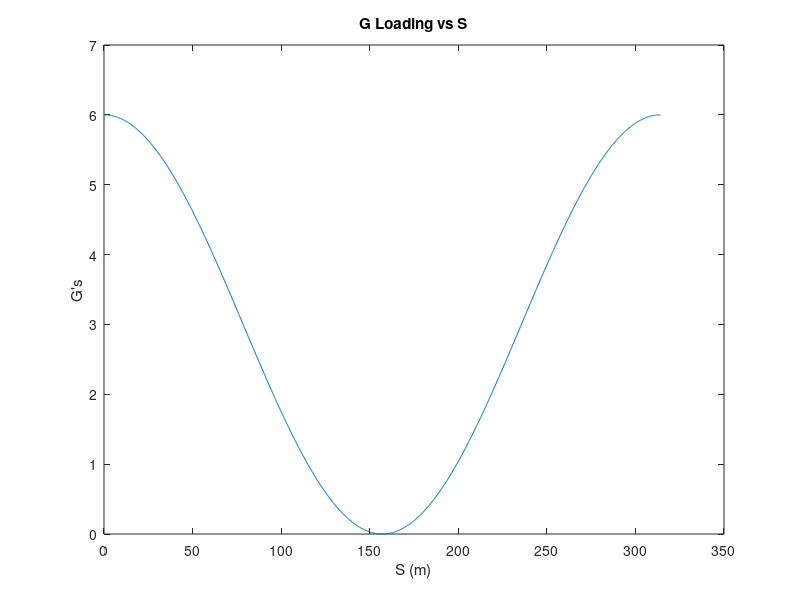
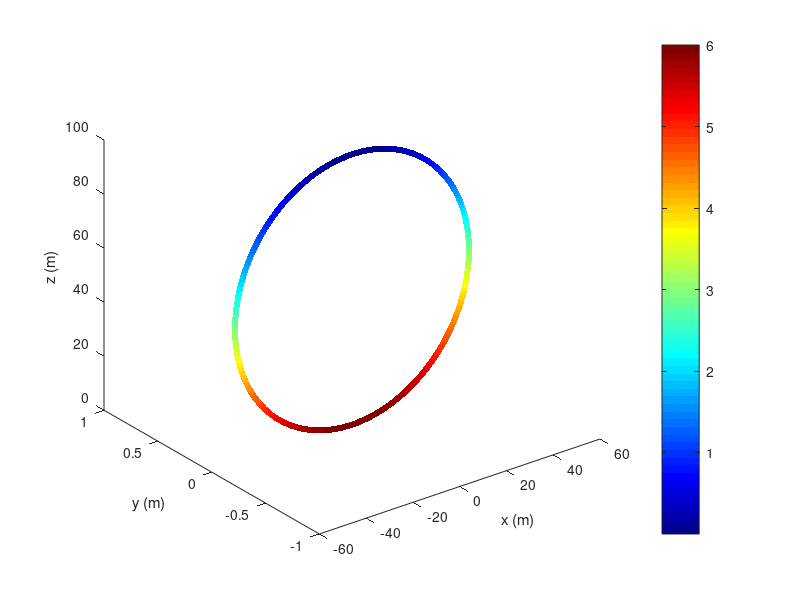

MATLAB code to generate these figures, in order: (Note: this script raises an error after producing the figures.)
clc
clear
close all
%% Calculates minimum allowable radius with given initial position (s_0), 
%% calculates position vector throughout loop and g-loading throughout loop
startingHeight = 125; % m
r_0 = [0,0,0]; 
upGLimit = 6;
g = 9.81; % m/s^2
y_dif = 3; % desired change in y in m


% Initial Velocity Squared Calucaltion based of energy
v_squared_initial = 2 * g * (startingHeight - r_0(3)); % m^2 / s^2 
radius = v_squared_initial / (g *(upGLimit-1)); % minimum allowable radius 



total_length = 2 * pi * radius;

s = 0:pi/12:total_length;
gLoading = @(s) (2 * (startingHeight - r_0(3) - radius - radius*sin((s-(radius*pi/2))/radius)) / radius ) - sin((s-(radius*pi/2))/radius);
gLoad = gLoading(s)';
plot(s,gLoading(s));
hold on
title('G Loading vs S');
ylabel("G's");
xlabel('S (m)');
hold off

r(:,1) = r_0(1) + radius*cos((s-(radius*pi/2))/radius);
r(:,2) = r_0(2);
r(:,3) = r_0(3) + radius + radius*sin((s-(radius*pi/2))/radius);

figure
hold on
colormap(jet)
scatter3(r(:,1),r(:,2),r(:,3),20,gLoad,"filled");
view(3);
xlabel("x (m)")
ylabel("y (m)")
zlabel("z (m)")
c = colorbar;
c.Label.String = "G Loading";


